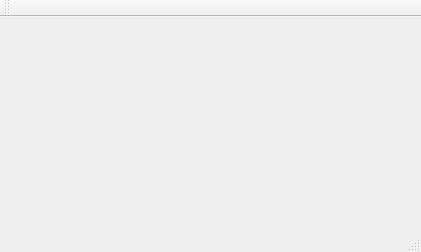
<?xml version="1.0" encoding="UTF-8"?>
<ui version="4.0">
 <class>test_qt</class>
 <widget class="QMainWindow" name="test_qt">
  <property name="geometry">
   <rect>
    <x>0</x>
    <y>0</y>
    <width>421</width>
    <height>252</height>
   </rect>
  </property>
  <property name="windowTitle">
   <string>test_qt</string>
  </property>
  <widget class="QWidget" name="centralWidget"/>
  <widget class="QMenuBar" name="menuBar">
   <property name="geometry">
    <rect>
     <x>0</x>
     <y>0</y>
     <width>421</width>
     <height>23</height>
    </rect>
   </property>
  </widget>
  <widget class="QToolBar" name="mainToolBar">
   <attribute name="toolBarArea">
    <enum>TopToolBarArea</enum>
   </attribute>
   <attribute name="toolBarBreak">
    <bool>false</bool>
   </attribute>
  </widget>
  <widget class="QStatusBar" name="statusBar"/>
 </widget>
 <layoutdefault spacing="6" margin="11"/>
 <resources/>
 <connections/>
</ui>
